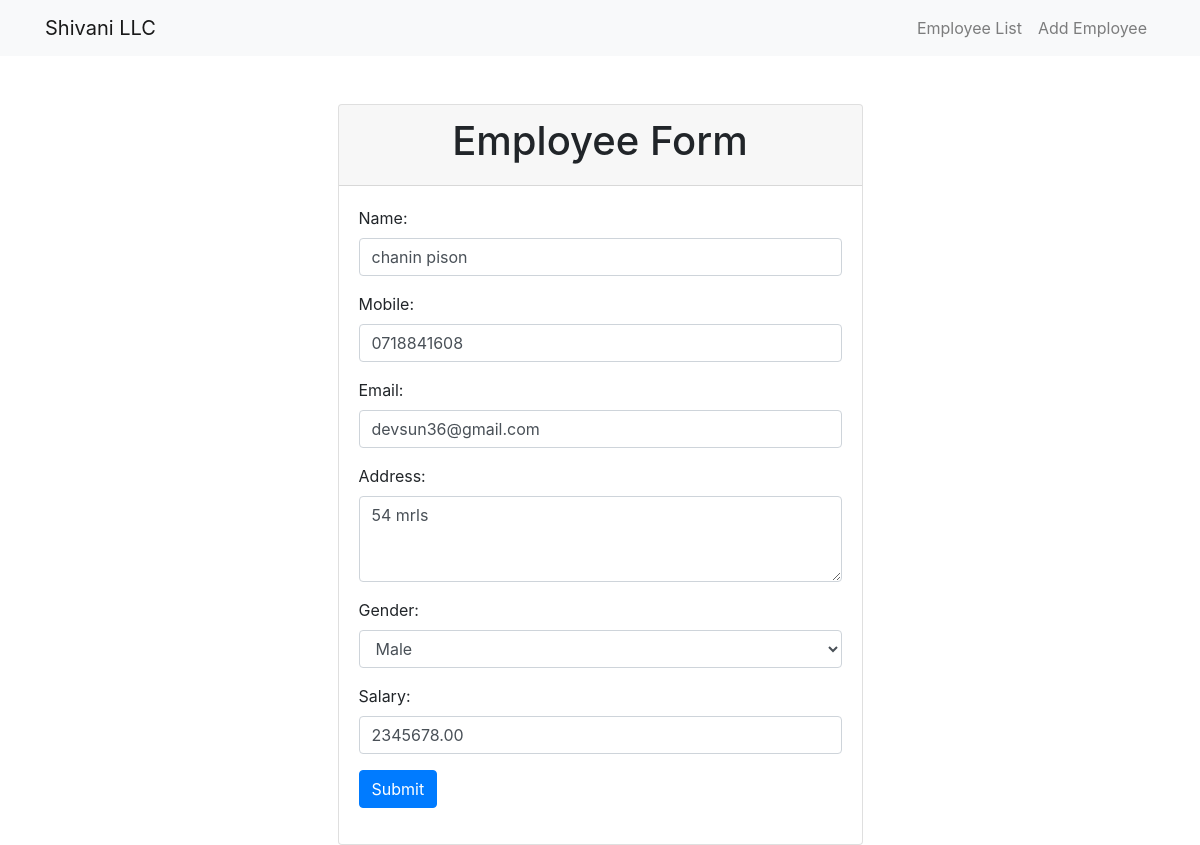
Page /1/edit/ on the committed database.
### app/models.py (models this page shows, shortened)
class Employee(models.Model):
    name = models.CharField(max_length=100)
    mobile = models.CharField(max_length=15)
    email = models.EmailField()
    address = models.TextField()
    gender = models.CharField(max_length=10)
    salary = models.DecimalField(max_digits=10, decimal_places=2)
    created_at = models.DateTimeField(auto_now_add=True)
    updated_at = models.DateTimeField(auto_now=True)

### app/views.py (the view)
# urls.py: path("<int:employee_id>/edit/", views.edit_employee, name="edit_employee")
def edit_employee(request, employee_id):
    employee = get_object_or_404(Employee, pk=employee_id)
    if request.method == 'POST':
        form = EmployeeForm(request.POST, instance=employee)
        if form.is_valid():
            form.save()
            return redirect('employee_detail', employee_id=employee_id)
    else:
        form = EmployeeForm(instance=employee)
    return render(request, 'employees/employee_form.html', {'form': form})

### app/forms.py
class EmployeeForm(forms.ModelForm):
    class Meta:
        model = Employee
        fields = '__all__'
        widgets = {
            'name': forms.TextInput(attrs={'class': 'form-control'}),
            'mobile': forms.TextInput(attrs={'class': 'form-control'}),
            'email': forms.EmailInput(attrs={'class': 'form-control'}),
            'address': forms.Textarea(attrs={'class': 'form-control', 'rows': 3}),
            'gender': forms.Select(choices=[('male', 'Male'), ('female', 'Female'),], attrs={'class': 'form-control'}),
            'salary': forms.NumberInput(attrs={'class': 'form-control'}),
        }

### app/templates/employees/employee_form.html (shortened to what this page needs)
{% extends 'employees/base.html' %}
{% block content %}
    <div class="container mt-5">
    <div class="row">
        <div class="col-md-6 offset-md-3">
            <div class="card">
                <div class="card-header">
                    <h1 class="text-center">Employee Form</h1>
                </div>
                <div class="card-body">
                    <form method="post">
                        <div class="form-group">
                    <label for="id_name">Name:</label>
                    {{ form.name }}
                </div>
                <div class="form-group">
                    <label for="id_mobile">Mobile:</label>
                    {{ form.mobile }}
                </div>
                <div class="form-group">
                    <label for="id_email">Email:</label>
                    {{ form.email }}
                </div>
                <div class="form-group">
                    <label for="id_address">Address:</label>
                    {{ form.address }}
                </div>
                <div class="form-group">
                    <label for="id_gender">Gender:</label>
                    {{ form.gender }}
                </div>
                <div class="form-group">
                    <label for="id_salary">Salary:</label>
                    {{ form.salary }}
                </div>
                        <button type="submit" class="btn btn-primary">Submit</button>
                    </form>
                </div>
            </div>
        </div>
    </div>
</div>
{% endblock %}

### rows in the picture
Employee: name "chanin pison", mobile "0718841608", email "devsun36@gmail.com", address "54 mrls", gender "Male", salary "2345678.00"
